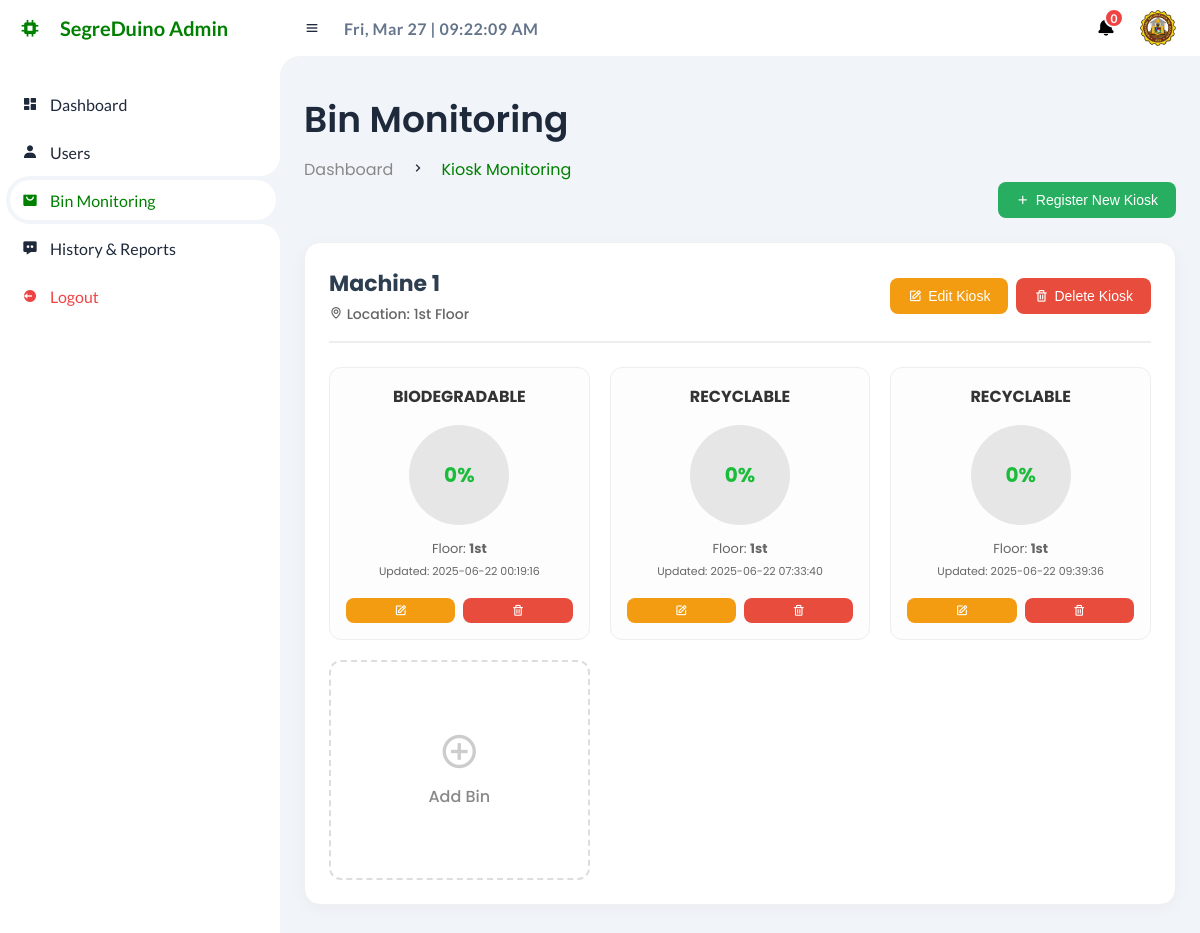
/src/views/pages/bin.php, run on an earlier commit of the app's database.
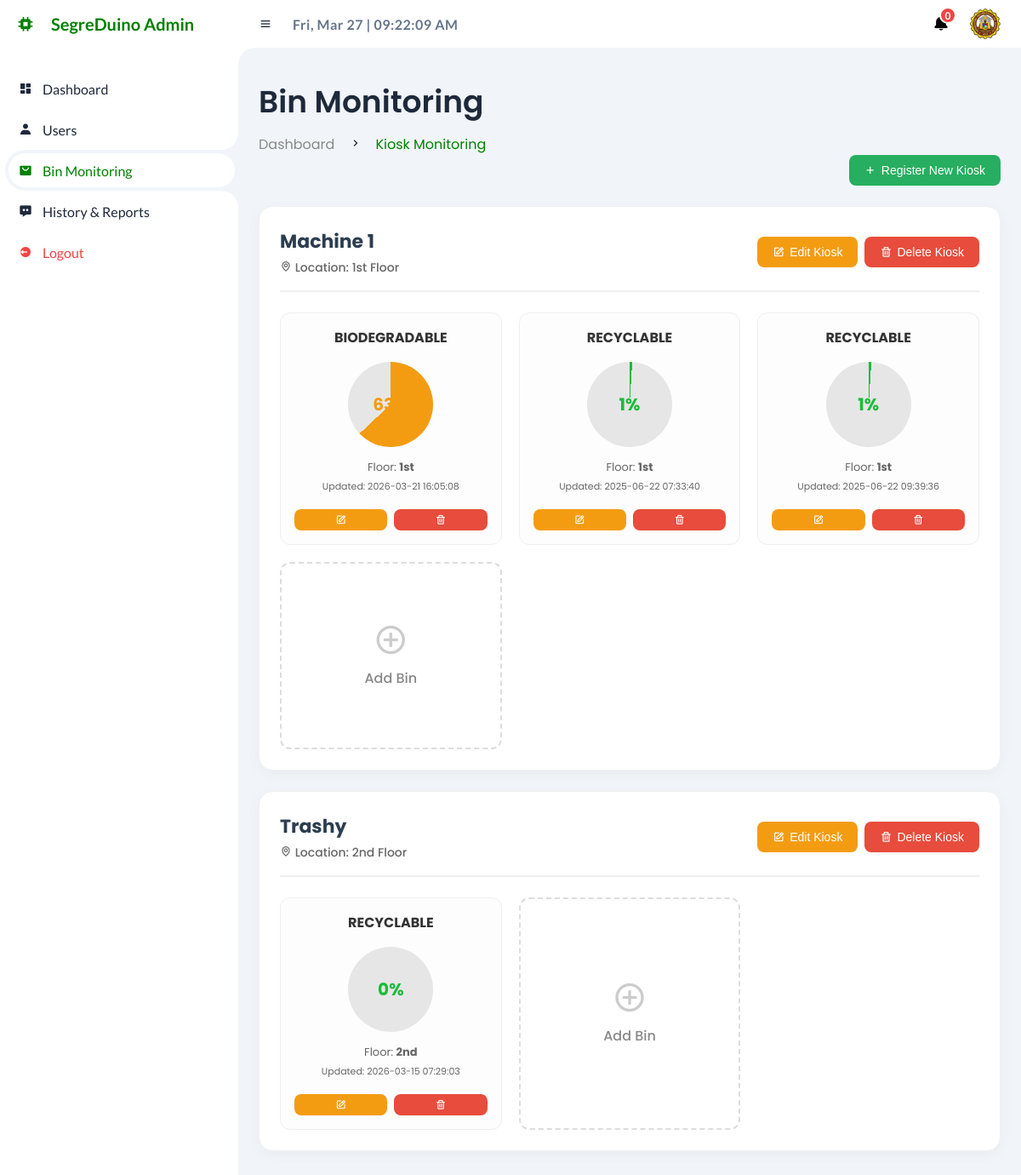
And on a later commit of the database.
### tables this page shows
CREATE TABLE `machines` (
  `machine_id` int NOT NULL,
  `machine_name` varchar(100) NOT NULL,
  `location` varchar(100) NOT NULL
);

CREATE TABLE `trash_bins` (
  `bin_id` int NOT NULL,
  `machine_id` int DEFAULT NULL,
  `floor_level` enum('1st','2nd','3rd') NOT NULL,
  `hallway_side` enum('left','right') NOT NULL,
  `bin_status` int DEFAULT '0',
  `last_updated` datetime DEFAULT CURRENT_TIMESTAMP,
  `bin_type` varchar(150) NOT NULL
);

### src/views/pages/bin.php (the view, shortened to what this page needs)
<?php
require_once __DIR__ . '/../../config/config.php';
$machines = [];
$machineSql = "SELECT machine_id, machine_name, location FROM machines ORDER BY machine_name ASC";
$mResult = $conn->query($machineSql);
if ($mResult && $mResult->num_rows > 0) {
    while ($m = $mResult->fetch_assoc()) {
        $m['bins'] = [];
        $machines[$m['machine_id']] = $m;
    }
}
$binSql = "SELECT bin_id, machine_id, floor_level, last_updated, bin_type, bin_status FROM trash_bins ORDER BY floor_level ASC";
$bResult = $conn->query($binSql);
if ($bResult && $bResult->num_rows > 0) {
    while ($b = $bResult->fetch_assoc()) {
        if (isset($machines[$b['machine_id']])) {
            $machines[$b['machine_id']]['bins'][] = $b;
        }
    }
}
$current_page = "bin";
$extra_css = '<link rel="stylesheet" href="/assets/css/pages/bin.css" />';
require_once __DIR__ . '/../layouts/header.php';
?>
<main id="main-content">
  <div class="head-title">
    <div class="left">
      <h1>Bin Monitoring</h1>
      <ul class="breadcrumb">
        <li><a href="/dashboard.php" style="color: #888; pointer-events: auto;">Dashboard</a></li>
        <li><i class="bx bx-chevron-right"></i></li>
        <li><a class="active" href="/bin.php">Kiosk Monitoring</a></li>
      </ul>
    </div>
  </div>
  <div class="top-controls">
    <button class="empty-btn" id="addBinBtn">
      <i class="bx bx-plus"></i> Register New Kiosk
    </button>
  </div>
  <div class="kiosk-grid">
    <?php if(empty($machines)): ?>
        <div style="text-align:center; padding: 40px; color: #888; background:#fff; border-radius:12px;">
            No Kiosks registered. Click 'Register New Kiosk' to begin.
        </div>
    <?php else: ?>
        <?php foreach ($machines as $kiosk): ?>
            <div class="kiosk-card">
                <div class="kiosk-header">
                    <div class="kiosk-title">
                        <h2><?= htmlspecialchars($kiosk['machine_name']) ?></h2>
                        <p><i class='bx bx-map'></i> Location: <?= htmlspecialchars($kiosk['location']) ?></p>
                    </div>
                    <div class="kiosk-actions">
                        <button class="empty-btn btn-edit" onclick="editKiosk(<?= $kiosk['machine_id'] ?>)"><i class='bx bx-edit'></i> Edit Kiosk</button>
                        <button class="empty-btn btn-delete" onclick="deleteKiosk(<?= $kiosk['machine_id'] ?>)"><i class='bx bx-trash'></i> Delete Kiosk</button>
                    </div>
                </div>
                <div class="bins-container">
                    <?php foreach ($kiosk['bins'] as $bin):
                        $status = (int)($bin['bin_status'] ?? 0);
                        $color = "#6a5acd";
                        if ($status < 50) { $color = "#1abc3a"; }
                        elseif ($status < 80) { $color = "#f39c12"; }
                        else { $color = "#e74c3c"; }
                    ?>
                        <div class="bin-item">
                            <div class="bin-type"><?= htmlspecialchars($bin['bin_type']) ?></div>
                            <div class="progress-circle" style="--value: <?= $status ?>%; --color: <?= $color ?>;">
                                <span><?= $status ?>%</span>
                            </div>
                            <div class="bin-detail">Floor: <strong><?= htmlspecialchars($bin['floor_level']) ?></strong></div>
                            <div class="bin-detail" style="font-size:11px;">Updated: <?= htmlspecialchars($bin['last_updated'] ?? 'N/A') ?></div>
                            <div class="bin-actions">
                                <button class="empty-btn btn-edit" onclick="editTrashBin(<?= $bin['bin_id'] ?>)"><i class='bx bx-edit'></i></button>
                                <button class="empty-btn btn-delete" onclick="deleteTrashBin(<?= $bin['bin_id'] ?>)"><i class='bx bx-trash'></i></button>
                            </div>
                        </div>
                    <?php endforeach; ?>
                    <div class="bin-item add-bin-card" onclick="openAddBinModal(<?= $kiosk['machine_id'] ?>)">
                        <i class='bx bx-plus-circle'></i>
                        <p style="margin-top:12px; color:#888; font-weight:500;">Add Bin</p>
                    </div>
                </div>
            </div>
        <?php endforeach; ?>
    <?php endif; ?>
  </div>
</main>
<?php
require_once __DIR__ . '/../layouts/footer.php';
?>

### src/views/layouts/header.php (shortened to what this page needs)
<!DOCTYPE html>
<html lang="en">
<head>
  <link href="https://unpkg.com/boxicons@2.0.9/css/boxicons.min.css" rel="stylesheet" />
  <link rel="stylesheet" href="/assets/css/style.css" />
  <?php if (isset($extra_css)) echo $extra_css; ?>
</head>
<body>
  <?php require_once __DIR__ . '/sidebar.php'; ?>
  <section id="content">
    <nav>
      <i class="bx bx-menu"></i>
      <span class="nav-link" id="liveClock" style="font-weight: 600; color: #64748b; cursor: default; letter-spacing: 0.5px;">
      </span>
      <div class="notification" id="notifWrapper" style="cursor: pointer; position: relative;">
        <i class="bx bxs-bell" id="notifIcon"></i>
        <span class="num">0</span>
      </div>
      <div class="profile" id="profileWrapper" style="position: relative; cursor: pointer; display: flex; align-items: center; gap: 8px;">
        <?php
            $navAvatar = !empty($_SESSION['avatar']) ? htmlspecialchars($_SESSION['avatar']) : '/assets/img/pdm logo.jfif';
        ?>
        <img id="profileIcon" src="<?= $navAvatar ?>" alt="Profile" style="object-fit: cover; border-radius: 50%;">
      </div>
    </nav>

### src/views/layouts/sidebar.php (shortened to what this page needs)
<section id="sidebar">
  <a href="/dashboard.php" class="brand">
    <i class="bx bxs-chip"></i>
    <span class="text">SegreDuino Admin</span>
  </a>
  <ul class="side-menu top">
    <li class="<?= (isset($current_page) && $current_page === 'dashboard') ? 'active' : ''; ?>">
      <a href="/dashboard.php">
        <i class="bx bxs-dashboard"></i>
        <span class="text">Dashboard</span>
      </a>
    </li>
    <li class="<?= (isset($current_page) && $current_page === 'user') ? 'active' : ''; ?>">
      <a href="/user.php">
        <i class="bx bxs-user"></i>
        <span class="text">Users</span>
      </a>
    </li>
    <li class="<?= (isset($current_page) && $current_page === 'bin') ? 'active' : ''; ?>">
      <a href="/bin.php">
        <i class="bx bxs-shopping-bag-alt"></i>
        <span class="text">Bin Monitoring</span>
      </a>
    </li>
    <li class="<?= (isset($current_page) && $current_page === 'history') ? 'active' : ''; ?>">
      <a href="/history.php">
        <i class="bx bxs-message-dots"></i>
        <span class="text">History & Reports</span>
      </a>
    </li>
    <li>
      <a href="/logout.php" class="logout">
        <i class="bx bxs-log-out-circle"></i>
        <span class="text">Logout</span>
      </a>
    </li>
  </ul>
</section>

### src/views/layouts/footer.php (shortened to what this page needs)
</section> <script src="/assets/js/script.js"></script>
</body>
</html>

### assets/css/style.css (style rules this page uses)
* { margin: 0; padding: 0; box-sizing: border-box; }
a { text-decoration: none; }
li { list-style: none; }
:root { --poppins: 'Poppins', sans-serif; --lato: 'Lato', sans-serif; --light: #ffffff; --blue: green; --light-blue: #e0e7ff; --grey: #f1f5f9; --dark-grey: #64748b; --dark: #1e293b; --red: #ef4444; --yellow: #eab308; --light-yellow: #fef9c3; --orange: #f97316; --light-orange: #ffedd5; }
body { background: var(--grey); overflow-x: hidden; }
#content { position: relative; width: calc(100% - 280px); left: 280px; transition: .3s ease; }
#content nav { height: 56px; background: var(--light); padding: 0 24px; display: flex; align-items: center; grid-gap: 24px; font-family: var(--lato); position: sticky; top: 0; left: 0; z-index: 1000; }
#content nav::before { content: ''; position: absolute; width: 40px; height: 40px; bottom: -40px; left: 0; border-radius: 50%; box-shadow: -20px -20px 0 var(--light); }
#content nav .bx.bx-menu { cursor: pointer; color: var(--dark); }
#content nav .nav-link { font-size: 16px; transition: .3s ease; }
.notification { position: relative; font-size: 20px; }
.notification .num { position: absolute; top: -8px; right: -8px; width: 20px; height: 20px; border-radius: 50%; border: 2px solid var(--light); background: var(--red); color: var(--light); font-weight: 700; font-size: 12px; display: flex; justify-content: center; align-items: center; }
#content nav .profile img { width: 36px; height: 36px; object-fit: cover; border-radius: 50%; }
#content main { width: 100%; padding: 36px 24px; font-family: var(--poppins); max-height: calc(100vh - 56px); overflow-y: auto; }
#content main .head-title { display: flex; align-items: center; justify-content: space-between; grid-gap: 16px; flex-wrap: wrap; }
#content main .head-title .left h1 { font-size: 36px; font-weight: 600; margin-bottom: 10px; color: var(--dark); }
#content main .head-title .left .breadcrumb { display: flex; align-items: center; grid-gap: 16px; }
#content main .head-title .left .breadcrumb li { color: var(--dark); }
#content main .head-title .left .breadcrumb li a { color: var(--dark-grey); pointer-events: none; }
#content main .head-title .left .breadcrumb li a.active { color: var(--blue); pointer-events: unset; }

### assets/css/pages/bin.css (style rules this page uses)
.top-controls { display: flex; justify-content: flex-end; margin-bottom: 24px; }
.kiosk-grid { display: flex; flex-direction: column; gap: 24px; }
.kiosk-card { background: #ffffff; border-radius: 16px; box-shadow: 0 4px 16px rgba(0,0,0,0.04); padding: 24px; border: 1px solid #f0f0f0; }
.kiosk-header { display: flex; justify-content: space-between; align-items: center; border-bottom: 2px solid #eee; padding-bottom: 16px; margin-bottom: 24px; flex-wrap: wrap; gap: 16px; }
.kiosk-title h2 { margin: 0 0 4px 0; font-size: 22px; color: #2c3e50; }
.kiosk-title p { margin: 0; font-size: 14px; color: #666; font-weight: 500; }
.kiosk-actions { display: flex; gap: 8px; }
.bins-container { display: grid; grid-template-columns: repeat(auto-fill, minmax(240px, 1fr)); gap: 20px; }
.bin-item { background: #fdfdfd; border: 1px solid #eee; border-radius: 12px; padding: 16px; display: flex; flex-direction: column; align-items: center; text-align: center; position: relative; transition: transform 0.2s, box-shadow 0.2s; }
.progress-circle { width: 100px; height: 100px; border-radius: 50%; background: conic-gradient(var(--color) var(--value), #e6e6e6 0); display: flex; align-items: center; justify-content: center; font-size: 20px; font-weight: bold; color: var(--color); margin: 12px 0; transition: background 0.5s ease, color 0.3s ease; }
.bin-type { font-weight: 700; font-size: 16px; color: #333; margin-bottom: 4px; }
.bin-detail { font-size: 13px; color: #666; margin: 2px 0; }
.bin-actions { display: flex; gap: 8px; margin-top: 16px; width: 100%; }
.bin-actions button { flex: 1; padding: 6px 0; font-size: 13px; }
.empty-btn { background: #27ae60; color: #fff; border: none; padding: 10px 18px; border-radius: 8px; cursor: pointer; display: flex; align-items: center; justify-content: center; gap: 6px; font-weight: 500; font-size: 14px; transition: 0.2s; }
.btn-edit { background: #f39c12; color: #fff; }
.btn-delete { background: #e74c3c; color: #fff; }
.add-bin-card { border: 2px dashed #ddd; background: transparent; display: flex; align-items: center; justify-content: center; cursor: pointer; min-height: 220px; }
.add-bin-card i { font-size: 40px; color: #ccc; transition: color 0.2s; }

What changed in the data, as far as the page shows it:
changed trash_bins "BIODEGRADABLE": bin_status "0" → "63"; last_updated "2025-06-22 00:19:16" → "2026-03-21 16:05:08"; no longer shows "%"
changed trash_bins (number 2 of 4 on the later page): bin_status "0" → "1"
changed trash_bins (number 3 of 4 on the later page): bin_status "0" → "1"
added machines: machine_name "Trashy", location "2nd Floor"
added trash_bins: bin_type "RECYCLABLE", bin_status "0", floor_level "2nd", last_updated "2026-03-15 07:29:03", shown under "Trashy"
